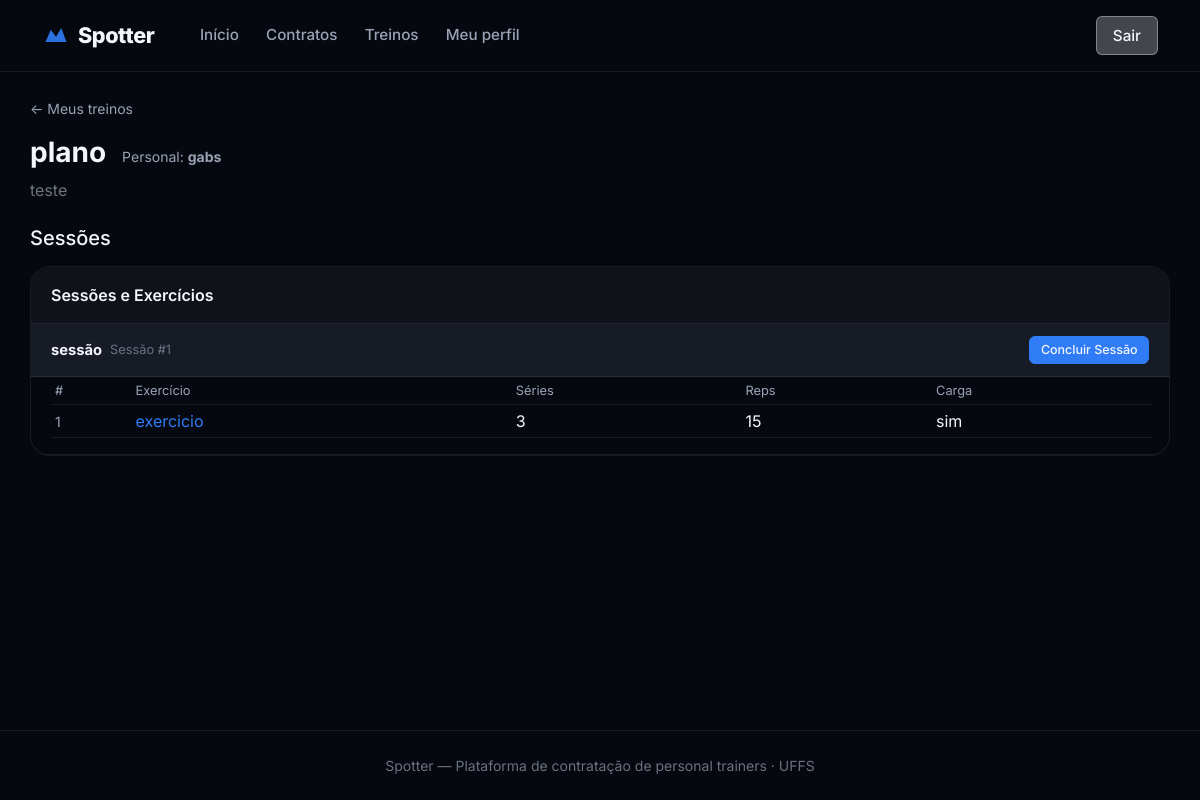
Screenshot of /aluno/planos/2/ (signed in) with the database file from the repository.
### core/models/plano_treino.py (models this page shows, shortened)
class PlanoTreino(models.Model):
    contrato = models.ForeignKey(
        Contrato,
        on_delete=models.CASCADE,
        related_name="planos",
    )
    codigo = models.PositiveIntegerField(editable=False, default=0)
    nome = models.CharField(max_length=150)
    descricao = models.TextField(blank=True)
    ativo = models.BooleanField(default=True)
    criado_em = models.DateTimeField(auto_now_add=True)
    atualizado_em = models.DateTimeField(auto_now=True)
    objects = PlanoTreinoManager()
    class Meta:
        verbose_name = "Plano de Treino"
        verbose_name_plural = "Planos de Treino"
        ordering = ["-criado_em"]
        unique_together = ("contrato", "codigo")
        app_label = "core"

### core/models/contrato.py (models this page shows, shortened)
class Contrato(models.Model):
    STATUS_PENDENTE = "pendente"
    STATUS_ATIVO = "ativo"
    STATUS_ENCERRADO = "encerrado"
    STATUS_RECUSADO = "recusado"
    STATUS_CHOICES = [
        (STATUS_PENDENTE, "Pendente"),
        (STATUS_ATIVO, "Ativo"),
        (STATUS_ENCERRADO, "Encerrado"),
        (STATUS_RECUSADO, "Recusado"),
    ]
    personal = models.ForeignKey(
        PerfilPersonal,
        on_delete=models.PROTECT,
        related_name="contratos",
    )
    aluno = models.ForeignKey(
        PerfilAluno,
        on_delete=models.PROTECT,
        related_name="contratos",
    )
    codigo = models.PositiveIntegerField(editable=False, default=0)
    status = models.CharField(
        max_length=12,
        choices=STATUS_CHOICES,
        default=STATUS_PENDENTE,
    )
    criado_em = models.DateTimeField(auto_now_add=True)
    aceito_em = models.DateTimeField(null=True, blank=True)
    encerrado_em = models.DateTimeField(null=True, blank=True)
    objects = ContratoManager()
    class Meta:
        verbose_name = "Contrato"
        verbose_name_plural = "Contratos"
        unique_together = ("personal", "aluno", "codigo")
        app_label = "core"

### core/models/perfil_personal.py (models this page shows, shortened)
class PerfilPersonal(models.Model):
    usuario = models.OneToOneField(
        Usuario,
        on_delete=models.CASCADE,
        related_name="perfil_personal",
        limit_choices_to={"tipo": Usuario.PERSONAL},
    )
    cref = models.CharField(max_length=20, unique=True)
    especialidades = models.TextField(
        blank=True,
        help_text="Ex: musculação, funcional, pilates",
    )
    bio = models.TextField(blank=True)
    latitude = models.FloatField(null=True, blank=True)
    longitude = models.FloatField(null=True, blank=True)
    avaliacao_media = models.FloatField(
        default=0.0,
        validators=[MinValueValidator(0.0), MaxValueValidator(5.0)],
    )
    objects = PerfilPersonalManager()
    class Meta:
        verbose_name = "Perfil Personal"
        verbose_name_plural = "Perfis Personal"

### core/models/usuario.py (models this page shows, shortened)
class Usuario(AbstractBaseUser, PermissionsMixin):
    ALUNO = "aluno"
    PERSONAL = "personal"
    ADMIN = "admin"
    TIPO_CHOICES = [
        (ALUNO, "Aluno"),
        (PERSONAL, "Personal Trainer"),
        (ADMIN, "Administrador"),
    ]
    nome = models.CharField(max_length=150)
    email = models.EmailField(unique=True)
    tipo = models.CharField(max_length=10, choices=TIPO_CHOICES, default=ALUNO)
    cidade = models.CharField(max_length=100, blank=True)
    estado = models.CharField(max_length=2, blank=True)
    cep = models.CharField(max_length=9, blank=True)
    is_active = models.BooleanField(default=True)
    is_staff = models.BooleanField(default=False)
    criado_em = models.DateTimeField(auto_now_add=True)
    groups = models.ManyToManyField(
        "auth.Group",
        blank=True,
        related_name="usuario_set",
    )
    user_permissions = models.ManyToManyField(
        "auth.Permission",
        blank=True,
        related_name="usuario_set",
    )
    objects = UsuarioManager()
    USERNAME_FIELD = "email"
    REQUIRED_FIELDS = ["nome"]
    class Meta:
        verbose_name = "Usuário"
        verbose_name_plural = "Usuários"
    @property
    def eh_personal(self):
        return self.tipo == self.PERSONAL
    @property
    def eh_aluno(self):
        return self.tipo == self.ALUNO

### core/models/sessao_treino.py (models this page shows, shortened)
class SessaoTreino(models.Model):
    plano = models.ForeignKey(
        PlanoTreino,
        on_delete=models.CASCADE,
        related_name="sessoes",
    )
    codigo = models.PositiveIntegerField(editable=False, default=0)
    nome = models.CharField(max_length=100, help_text="Ex: Treino A – Peito e Tríceps")
    dia_semana = models.CharField(
        max_length=3,
        choices=DIA_SEMANA_CHOICES,
        blank=True,
    )
    ordem = models.PositiveSmallIntegerField(default=1)
    class Meta:
        verbose_name = "Sessão de Treino"
        verbose_name_plural = "Sessões de Treino"
        ordering = ["ordem"]
        unique_together = ("plano", "codigo")
        app_label = "core"

### core/models/exercicio.py (models this page shows, shortened)
class Exercicio(models.Model):
    sessao = models.ForeignKey(
        SessaoTreino,
        on_delete=models.CASCADE,
        related_name="exercicios",
    )
    codigo = models.PositiveIntegerField(editable=False, default=0)
    nome = models.CharField(max_length=150)
    series = models.PositiveSmallIntegerField(
        validators=[MinValueValidator(1)],
        help_text="Número de séries",
    )
    repeticoes = models.PositiveSmallIntegerField(
        validators=[MinValueValidator(1)],
        help_text="Número de repetições por série",
    )
    carga = models.CharField(
        max_length=50,
        blank=True,
        help_text="Ex: 20kg, peso corporal",
    )
    duracao_seg = models.PositiveIntegerField(
        null=True,
        blank=True,
        help_text="Duração em segundos (para exercícios isométricos/cardio)",
    )
    observacoes = models.TextField(blank=True)
    ordem = models.PositiveSmallIntegerField(default=1)
    class Meta:
        verbose_name = "Exercício"
        verbose_name_plural = "Exercícios"
        ordering = ["ordem"]
        unique_together = ("sessao", "codigo")
        app_label = "core"

### core/views/aluno/planos/plano_detail.py (the view)
# urls.py: path("aluno/planos/<int:pk>/", views.AlunoPlanoDetailView.as_view(), name="aluno_plano_detail"),
class AlunoPlanoDetailView(AlunoRequiredMixin, DetailView):
    model = PlanoTreino
    template_name = "core/aluno/plano_detail.html"
    context_object_name = "plano"
    def get_object(self):
        return get_plano_do_aluno(self.request.user, self.kwargs["pk"])

### core/mixins.py (called while the page is built)
    def test_func(self):
        if self.tipo_requerido is None:
            return True
        return getattr(self.request.user, "tipo", None) == self.tipo_requerido

### core/models/plano_treino.py (called while the page is built)
    def por_aluno(self, aluno):
        from .usuario import Usuario
        if isinstance(aluno, Usuario):
            return (
                self.filter(contrato__aluno__usuario=aluno)
                .select_related("contrato__personal__usuario", "contrato__aluno__usuario")
                .order_by("-criado_em")
            )
        return (
            self.filter(contrato__aluno=aluno)
            .select_related("contrato__personal__usuario", "contrato__aluno__usuario")
            .order_by("-criado_em")
        )

    def get_queryset(self):
        return PlanoTreinoQuerySet(self.model, using=self._db)

    def por_aluno(self, aluno):
        return self.get_queryset().por_aluno(aluno)

### core/views/aluno/helpers.py (called while the page is built)
def get_plano_do_aluno(user, plano_pk):
    return get_object_or_404(
        PlanoTreino.objects.por_aluno(user).prefetch_related(
            "sessoes__exercicios",
        ),
        pk=plano_pk,
    )

### core/templates/core/aluno/plano_detail.html (shortened to what this page needs)
{% extends "core/base.html" %}
{% block content %}
<div class="container py-4">
    <a href="{% url 'core:aluno_planos' %}" class="text-muted small">&larr; Meus treinos</a>
    <div class="mt-3 mb-4">
        <div class="d-flex align-items-baseline gap-3 mb-2">
            <h1 class="h3 fw-bold mb-0">{{ plano.nome }}</h1>
            <span class="text-muted small">Personal: <strong>{{ plano.contrato.personal.usuario.nome }}</strong></span>
        </div>
        {% if plano.descricao %}<p class="text-secondary mt-2">{{ plano.descricao }}</p>{% endif %}
    </div>
    <h2 class="h5 mb-3">Sessões</h2>
    {% include "core/partials/aluno_plano_sessoes.html" %}
</div>
{% endblock %}

### core/templates/core/partials/aluno_plano_sessoes.html (shortened to what this page needs)
<div class="plano-panel">
    <div class="plano-panel__header">
        <span class="fw-semibold">Sessões e Exercícios</span>
    </div>
    {% if plano.sessoes.all %}
        {% for sessao in plano.sessoes.all %}
        <div class="sessao-header">
            <div class="sessao-header__info">
                <strong class="sessao-nome">{{ sessao.nome }}</strong>
                <span class="sessao-code">Sessão #{{ sessao.codigo }}</span>
            </div>
            <div class="sessao-header__actions">
                <button type="button" class="btn-outline-color btn-outline-blue btn-outline-sm" data-bs-toggle="modal" data-bs-target="#modalConcluirSessao{{ sessao.codigo }}">
                    Concluir Sessão
                </button>
            </div>
        </div>
        {% if sessao.exercicios.all %}
        <div class="sessao-exercicios">
            <div class="table-responsive">
                <table class="table table-sm align-middle mb-0">
                    <thead class="text-muted" style="font-size: 0.8rem;">
                        <tr>
                            <th class="fw-normal">#</th>
                            <th class="fw-normal">Exercício</th>
                            <th class="fw-normal">Séries</th>
                            <th class="fw-normal">Reps</th>
                            <th class="fw-normal">Carga</th>
                        </tr>
                    </thead>
                    <tbody>
                        {% for ex in sessao.exercicios.all %}
                        <tr>
                            <td class="text-muted small">{{ ex.codigo }}</td>
                            <td>
                                <a href="{% url 'core:aluno_exercicio_detail' plano.pk sessao.pk ex.pk %}"
                                   class="text-decoration-none">{{ ex.nome }}</a>
                            </td>
                            <td>{{ ex.series }}</td>
                            <td>{{ ex.repeticoes }}</td>
                            <td>{{ ex.carga|default:"—" }}</td>
                        </tr>
                        {% endfor %}
                    </tbody>
                </table>
            </div>
        </div>
        {% else %}
        <div class="sessao-exercicios sessao-exercicios--empty">
            <p class="text-muted small mb-0">Nenhum exercício nesta sessão ainda.</p>
        </div>
        {% endif %}
        {% endfor %}
    {% else %}
    <div class="plano-panel__empty">
        <p class="mb-2">Este plano ainda não possui sessões de treino. Aguarde seu personal montar o treino.</p>
    </div>
    {% endif %}
</div>

### core/static/core/css/main.css (style rules this page uses)
:root { --bg-body: #06080f; --bg-surface: #0f1219; --bg-elevated: #161b26; --bg-glass: rgba(15, 18, 25, 0.82); --border-subtle: rgba(255, 255, 255, 0.08); --text-primary: #f4f6fb; --text-secondary: #9aa3b5; --text-muted: #6b7280; --accent-blue: #2f7cf6; --accent-blue-hover: #1a6ae8; --accent-blue-light: #5b9cff; --accent-red: #e63946; --bg-white-25: rgba(255, 255, 255, 0.25); --bg-white-35: rgba(255, 255, 255, 0.35); --border-white-35: rgba(255, 255, 255, 0.35); --radius-lg: 1.25rem; --radius-xl: 1.75rem; --nav-height: 72px; --shadow-dock: 0 24px 60px rgba(0, 0, 0, 0.55); }
*, *::before, *::after { box-sizing: border-box; }
body.theme-dark { font-family: 'Inter', system-ui, -apple-system, sans-serif; background: var(--bg-body); color: var(--text-primary); min-height: 100vh; }
a { color: var(--accent-blue); text-decoration: none; }
.plano-panel { background: var(--bg-body); border: 1px solid var(--border-subtle); border-radius: var(--radius-lg); overflow: hidden; }
.plano-panel__header { display: flex; align-items: center; justify-content: space-between; gap: 1.25rem; padding: 1rem 1.25rem; background: var(--bg-surface); border-bottom: 1px solid var(--border-subtle); }
.sessao-header { display: flex; align-items: center; justify-content: space-between; gap: 1rem; padding: 0.75rem 1.25rem; background: var(--bg-elevated); border-bottom: 1px solid var(--border-subtle); }
.sessao-header__info { display: flex; align-items: center; flex-wrap: wrap; gap: 0.5rem; min-width: 0; }
.sessao-nome { font-size: 0.92rem; font-weight: 700; }
.sessao-code { color: var(--text-muted); font-size: 0.8rem; }
.sessao-header__actions { display: flex; align-items: center; flex-wrap: nowrap; gap: 0.75rem; flex-shrink: 0; }
.sessao-exercicios { padding: 0 1rem 1rem 1.25rem; border-bottom: 1px solid var(--border-subtle); }
.sessao-exercicios .table { margin-bottom: 0; }
.theme-dark table, .theme-dark table th, .theme-dark table td, .theme-dark table thead th, .theme-dark table tbody td, .theme-dark table tbody tr, .theme-dark table thead, .theme-dark .table { color: var(--text-primary) !important; background-color: transparent !important; border-color: var(--border-subtle) !important; }
.theme-dark table { background-color: var(--bg-surface) !important; }
.theme-dark table th, .theme-dark table td { color: var(--text-primary) !important; }
.theme-dark table thead th { color: var(--text-secondary) !important; font-weight: 600; border-bottom-color: var(--border-subtle) !important; }
.theme-dark table tbody tr { border-color: var(--border-subtle) !important; }
.theme-dark .table { --bs-table-bg: transparent; --bs-table-border-color: var(--border-subtle); }
.theme-dark main > .container { padding: 2.5rem 0 4rem; }
.theme-dark .text-muted { color: var(--text-secondary) !important; }

### core/static/core/css/buttons.css (style rules this page uses)
.btn-outline-color { display: inline-block; text-align: center; text-decoration: none; background: transparent; border-radius: 6px; border-width: 1px; border-style: solid; cursor: pointer; transition: background 0.18s, color 0.18s; line-height: 1.4; font-size: 0.95rem; padding: 0.5rem 1rem; font-weight: 500; }
.btn-outline-sm { font-size: .78rem !important; padding: .28rem .65rem !important; }
.btn-outline-blue { border-color: var(--accent-blue); color: var(--color-white); background: var(--accent-blue); }

### rows the page displays
PlanoTreino: nome "plano", contrato.personal.usuario.nome "gabs", descricao "teste"
SessaoTreino: nome "sessão", codigo "1"
Exercicio: codigo "1", nome "exercicio", series "3", repeticoes "15", carga "sim"
